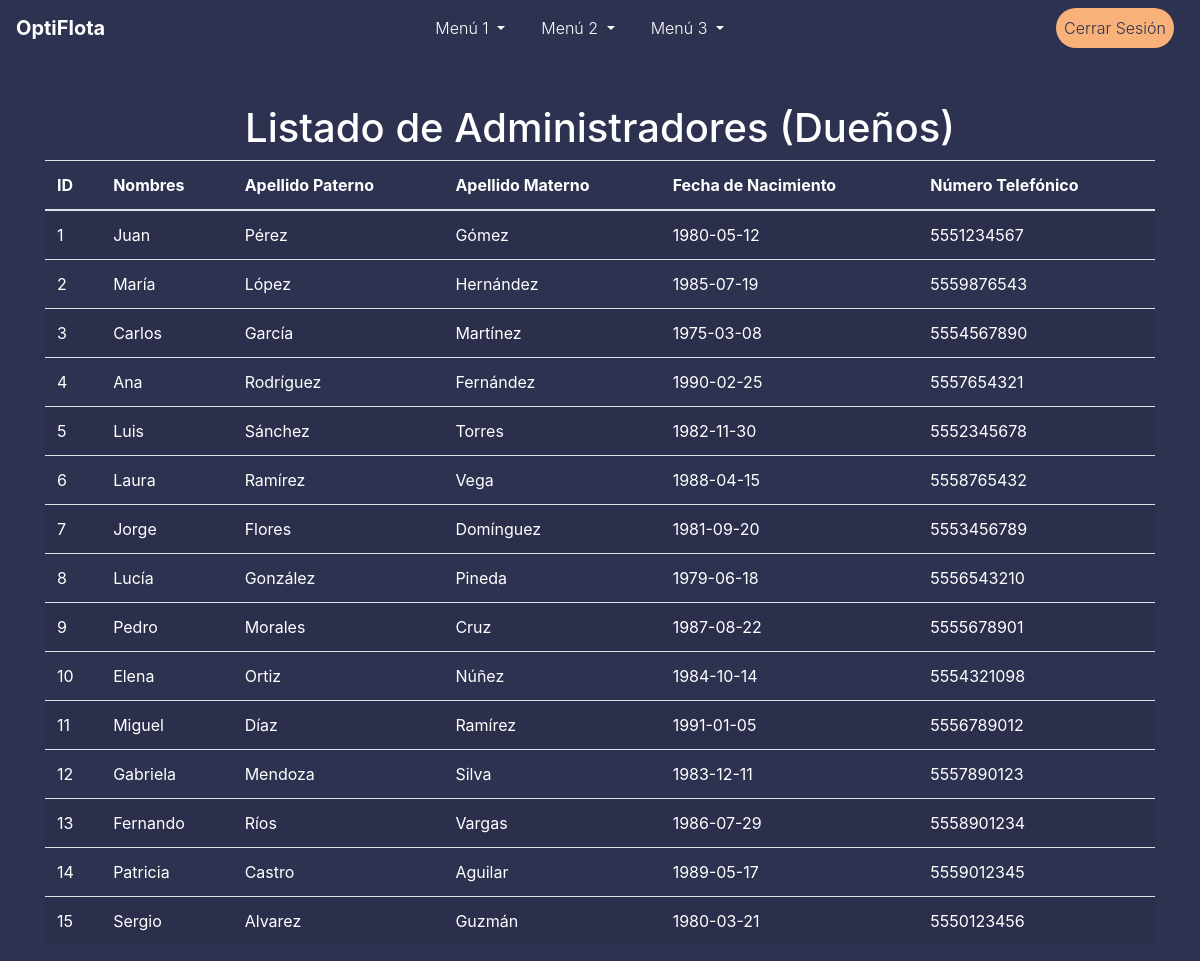
The app's page /admin/list_accionistas (signed in) with its own data.
### models.py (models this page shows)
class Accionista(db.Model):
    id = db.Column(db.Integer, primary_key=True)
    nombres = db.Column(db.String(50), nullable=False)
    apellido_paterno = db.Column(db.String(50), nullable=False)
    apellido_materno = db.Column(db.String(50), nullable=False)
    fecha_nacimiento = db.Column(db.Date, nullable=False)
    numero_telefonico = db.Column(db.String(20), nullable=False)

### routes/admin_routes.py (the view)
@admin_routes_bp.route('/list_accionistas')
@login_required
def list_accionistas():
    accionistas = Accionista.query.all()
    return render_template('list_accionistas.html', accionistas=accionistas)

### app.py (called while the page is built)
@login_manager.user_loader
def load_user(user_id):
    return User.query.get(int(user_id))

### templates/list_accionistas.html (shortened to what this page needs)
{% extends "topmenu_template.html" %}
{% block content %}
<div class="container mt-5">
    <h1 class="text-center">Listado de Administradores (Dueños)</h1>
    <table class="table table-striped text-white">
        <thead>
            <tr>
                <th>ID</th>
                <th>Nombres</th>
                <th>Apellido Paterno</th>
                <th>Apellido Materno</th>
                <th>Fecha de Nacimiento</th>
                <th>Número Telefónico</th>
            </tr>
        </thead>
        <tbody>
            {% for admin in accionistas %}
                <tr>
                    <td>{{ admin.id }}</td>
                    <td>{{ admin.nombres }}</td>
                    <td>{{ admin.apellido_paterno }}</td>
                    <td>{{ admin.apellido_materno }}</td>
                    <td>{{ admin.fecha_nacimiento }}</td>
                    <td>{{ admin.numero_telefonico }}</td>
                </tr>
            {% endfor %}
        </tbody>
    </table>
</div>
{% endblock %}

### static/css/styles.css (style rules this page uses)
:root { --color-fondo: #424769; --color-fondo-mas-fondo: #2d3250; --color-texto: #ffffff; --color-relleno-textbox: #676f9d; --color-boton: #f9b17a; }
body { background-color: var(--color-fondo-mas-fondo); color: var(--color-texto); }

### records on screen
Accionista: id "1", nombres "Juan", apellido_paterno "Pérez", apellido_materno "Gómez", fecha_nacimiento "1980-05-12", numero_telefonico "5551234567"
Accionista: id "2", nombres "María", apellido_paterno "López", apellido_materno "Hernández", fecha_nacimiento "1985-07-19", numero_telefonico "5559876543"
Accionista: id "3", nombres "Carlos", apellido_paterno "García", apellido_materno "Martínez", fecha_nacimiento "1975-03-08", numero_telefonico "5554567890"
Accionista: id "4", nombres "Ana", apellido_paterno "Rodríguez", apellido_materno "Fernández", fecha_nacimiento "1990-02-25", numero_telefonico "5557654321"
Accionista: id "5", nombres "Luis", apellido_paterno "Sánchez", apellido_materno "Torres", fecha_nacimiento "1982-11-30", numero_telefonico "5552345678"
Accionista: id "6", nombres "Laura", apellido_paterno "Ramírez", apellido_materno "Vega", fecha_nacimiento "1988-04-15", numero_telefonico "5558765432"
Accionista: id "7", nombres "Jorge", apellido_paterno "Flores", apellido_materno "Domínguez", fecha_nacimiento "1981-09-20", numero_telefonico "5553456789"
Accionista: id "8", nombres "Lucía", apellido_paterno "González", apellido_materno "Pineda", fecha_nacimiento "1979-06-18", numero_telefonico "5556543210"
Accionista: id "9", nombres "Pedro", apellido_paterno "Morales", apellido_materno "Cruz", fecha_nacimiento "1987-08-22", numero_telefonico "5555678901"
Accionista: id "10", nombres "Elena", apellido_paterno "Ortiz", apellido_materno "Núñez", fecha_nacimiento "1984-10-14", numero_telefonico "5554321098"
Accionista: id "11", nombres "Miguel", apellido_paterno "Díaz", apellido_materno "Ramírez", fecha_nacimiento "1991-01-05", numero_telefonico "5556789012"
Accionista: id "12", nombres "Gabriela", apellido_paterno "Mendoza", apellido_materno "Silva", fecha_nacimiento "1983-12-11", numero_telefonico "5557890123"
Accionista: id "13", nombres "Fernando", apellido_paterno "Ríos", apellido_materno "Vargas", fecha_nacimiento "1986-07-29", numero_telefonico "5558901234"
Accionista: id "14", nombres "Patricia", apellido_paterno "Castro", apellido_materno "Aguilar", fecha_nacimiento "1989-05-17", numero_telefonico "5559012345"
Accionista: id "15", nombres "Sergio", apellido_paterno "Alvarez", apellido_materno "Guzmán", fecha_nacimiento "1980-03-21", numero_telefonico "5550123456"
